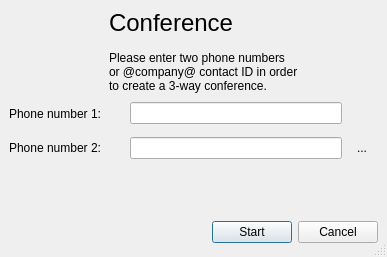
<?xml version="1.0" encoding="UTF-8"?>
<ui version="4.0">
 <class>ConferenceCallDialog</class>
 <widget class="QDialog" name="ConferenceCallDialog">
  <property name="geometry">
   <rect>
    <x>0</x>
    <y>0</y>
    <width>387</width>
    <height>257</height>
   </rect>
  </property>
  <property name="windowTitle">
   <string>@product@ - Create a Conference</string>
  </property>
  <property name="sizeGripEnabled">
   <bool>true</bool>
  </property>
  <layout class="QGridLayout">
   <property name="margin">
    <number>9</number>
   </property>
   <property name="spacing">
    <number>6</number>
   </property>
   <item row="2" column="0">
    <spacer>
     <property name="orientation">
      <enum>Qt::Vertical</enum>
     </property>
     <property name="sizeHint" stdset="0">
      <size>
       <width>369</width>
       <height>16</height>
      </size>
     </property>
    </spacer>
   </item>
   <item row="3" column="0">
    <layout class="QHBoxLayout">
     <property name="spacing">
      <number>6</number>
     </property>
     <property name="margin">
      <number>0</number>
     </property>
     <item>
      <spacer>
       <property name="orientation">
        <enum>Qt::Horizontal</enum>
       </property>
       <property name="sizeHint" stdset="0">
        <size>
         <width>131</width>
         <height>31</height>
        </size>
       </property>
      </spacer>
     </item>
     <item>
      <widget class="QPushButton" name="startButton">
       <property name="text">
        <string>Start</string>
       </property>
      </widget>
     </item>
     <item>
      <widget class="QPushButton" name="cancelButton">
       <property name="text">
        <string>Cancel</string>
       </property>
      </widget>
     </item>
    </layout>
   </item>
   <item row="0" column="0">
    <widget class="QLabel" name="headerLabel">
     <property name="palette">
      <palette>
       <active>
        <colorrole role="WindowText">
         <brush brushstyle="SolidPattern">
          <color alpha="255">
           <red>0</red>
           <green>0</green>
           <blue>0</blue>
          </color>
         </brush>
        </colorrole>
        <colorrole role="Button">
         <brush brushstyle="SolidPattern">
          <color alpha="255">
           <red>212</red>
           <green>208</green>
           <blue>200</blue>
          </color>
         </brush>
        </colorrole>
        <colorrole role="Light">
         <brush brushstyle="SolidPattern">
          <color alpha="255">
           <red>255</red>
           <green>255</green>
           <blue>255</blue>
          </color>
         </brush>
        </colorrole>
        <colorrole role="Midlight">
         <brush brushstyle="SolidPattern">
          <color alpha="255">
           <red>234</red>
           <green>229</green>
           <blue>220</blue>
          </color>
         </brush>
        </colorrole>
        <colorrole role="Dark">
         <brush brushstyle="SolidPattern">
          <color alpha="255">
           <red>128</red>
           <green>128</green>
           <blue>128</blue>
          </color>
         </brush>
        </colorrole>
        <colorrole role="Mid">
         <brush brushstyle="SolidPattern">
          <color alpha="255">
           <red>141</red>
           <green>139</green>
           <blue>133</blue>
          </color>
         </brush>
        </colorrole>
        <colorrole role="Text">
         <brush brushstyle="SolidPattern">
          <color alpha="255">
           <red>255</red>
           <green>255</green>
           <blue>255</blue>
          </color>
         </brush>
        </colorrole>
        <colorrole role="BrightText">
         <brush brushstyle="SolidPattern">
          <color alpha="255">
           <red>255</red>
           <green>255</green>
           <blue>255</blue>
          </color>
         </brush>
        </colorrole>
        <colorrole role="ButtonText">
         <brush brushstyle="SolidPattern">
          <color alpha="255">
           <red>0</red>
           <green>0</green>
           <blue>0</blue>
          </color>
         </brush>
        </colorrole>
        <colorrole role="Base">
         <brush brushstyle="SolidPattern">
          <color alpha="255">
           <red>255</red>
           <green>255</green>
           <blue>255</blue>
          </color>
         </brush>
        </colorrole>
        <colorrole role="Window">
         <brush brushstyle="SolidPattern">
          <color alpha="255">
           <red>212</red>
           <green>208</green>
           <blue>200</blue>
          </color>
         </brush>
        </colorrole>
        <colorrole role="Shadow">
         <brush brushstyle="SolidPattern">
          <color alpha="255">
           <red>64</red>
           <green>64</green>
           <blue>64</blue>
          </color>
         </brush>
        </colorrole>
        <colorrole role="Highlight">
         <brush brushstyle="SolidPattern">
          <color alpha="255">
           <red>10</red>
           <green>36</green>
           <blue>106</blue>
          </color>
         </brush>
        </colorrole>
        <colorrole role="HighlightedText">
         <brush brushstyle="SolidPattern">
          <color alpha="255">
           <red>255</red>
           <green>255</green>
           <blue>255</blue>
          </color>
         </brush>
        </colorrole>
        <colorrole role="Link">
         <brush brushstyle="SolidPattern">
          <color alpha="255">
           <red>0</red>
           <green>0</green>
           <blue>255</blue>
          </color>
         </brush>
        </colorrole>
        <colorrole role="LinkVisited">
         <brush brushstyle="SolidPattern">
          <color alpha="255">
           <red>255</red>
           <green>0</green>
           <blue>255</blue>
          </color>
         </brush>
        </colorrole>
        <colorrole role="AlternateBase">
         <brush brushstyle="SolidPattern">
          <color alpha="255">
           <red>232</red>
           <green>232</green>
           <blue>232</blue>
          </color>
         </brush>
        </colorrole>
       </active>
       <inactive>
        <colorrole role="WindowText">
         <brush brushstyle="SolidPattern">
          <color alpha="255">
           <red>0</red>
           <green>0</green>
           <blue>0</blue>
          </color>
         </brush>
        </colorrole>
        <colorrole role="Button">
         <brush brushstyle="SolidPattern">
          <color alpha="255">
           <red>212</red>
           <green>208</green>
           <blue>200</blue>
          </color>
         </brush>
        </colorrole>
        <colorrole role="Light">
         <brush brushstyle="SolidPattern">
          <color alpha="255">
           <red>255</red>
           <green>255</green>
           <blue>255</blue>
          </color>
         </brush>
        </colorrole>
        <colorrole role="Midlight">
         <brush brushstyle="SolidPattern">
          <color alpha="255">
           <red>234</red>
           <green>229</green>
           <blue>220</blue>
          </color>
         </brush>
        </colorrole>
        <colorrole role="Dark">
         <brush brushstyle="SolidPattern">
          <color alpha="255">
           <red>128</red>
           <green>128</green>
           <blue>128</blue>
          </color>
         </brush>
        </colorrole>
        <colorrole role="Mid">
         <brush brushstyle="SolidPattern">
          <color alpha="255">
           <red>141</red>
           <green>139</green>
           <blue>133</blue>
          </color>
         </brush>
        </colorrole>
        <colorrole role="Text">
         <brush brushstyle="SolidPattern">
          <color alpha="255">
           <red>255</red>
           <green>255</green>
           <blue>255</blue>
          </color>
         </brush>
        </colorrole>
        <colorrole role="BrightText">
         <brush brushstyle="SolidPattern">
          <color alpha="255">
           <red>255</red>
           <green>255</green>
           <blue>255</blue>
          </color>
         </brush>
        </colorrole>
        <colorrole role="ButtonText">
         <brush brushstyle="SolidPattern">
          <color alpha="255">
           <red>0</red>
           <green>0</green>
           <blue>0</blue>
          </color>
         </brush>
        </colorrole>
        <colorrole role="Base">
         <brush brushstyle="SolidPattern">
          <color alpha="255">
           <red>255</red>
           <green>255</green>
           <blue>255</blue>
          </color>
         </brush>
        </colorrole>
        <colorrole role="Window">
         <brush brushstyle="SolidPattern">
          <color alpha="255">
           <red>212</red>
           <green>208</green>
           <blue>200</blue>
          </color>
         </brush>
        </colorrole>
        <colorrole role="Shadow">
         <brush brushstyle="SolidPattern">
          <color alpha="255">
           <red>64</red>
           <green>64</green>
           <blue>64</blue>
          </color>
         </brush>
        </colorrole>
        <colorrole role="Highlight">
         <brush brushstyle="SolidPattern">
          <color alpha="255">
           <red>212</red>
           <green>208</green>
           <blue>200</blue>
          </color>
         </brush>
        </colorrole>
        <colorrole role="HighlightedText">
         <brush brushstyle="SolidPattern">
          <color alpha="255">
           <red>0</red>
           <green>0</green>
           <blue>0</blue>
          </color>
         </brush>
        </colorrole>
        <colorrole role="Link">
         <brush brushstyle="SolidPattern">
          <color alpha="255">
           <red>0</red>
           <green>0</green>
           <blue>255</blue>
          </color>
         </brush>
        </colorrole>
        <colorrole role="LinkVisited">
         <brush brushstyle="SolidPattern">
          <color alpha="255">
           <red>255</red>
           <green>0</green>
           <blue>255</blue>
          </color>
         </brush>
        </colorrole>
        <colorrole role="AlternateBase">
         <brush brushstyle="SolidPattern">
          <color alpha="255">
           <red>232</red>
           <green>232</green>
           <blue>232</blue>
          </color>
         </brush>
        </colorrole>
       </inactive>
       <disabled>
        <colorrole role="WindowText">
         <brush brushstyle="SolidPattern">
          <color alpha="255">
           <red>106</red>
           <green>104</green>
           <blue>100</blue>
          </color>
         </brush>
        </colorrole>
        <colorrole role="Button">
         <brush brushstyle="SolidPattern">
          <color alpha="255">
           <red>212</red>
           <green>208</green>
           <blue>200</blue>
          </color>
         </brush>
        </colorrole>
        <colorrole role="Light">
         <brush brushstyle="SolidPattern">
          <color alpha="255">
           <red>255</red>
           <green>255</green>
           <blue>255</blue>
          </color>
         </brush>
        </colorrole>
        <colorrole role="Midlight">
         <brush brushstyle="SolidPattern">
          <color alpha="255">
           <red>233</red>
           <green>231</green>
           <blue>227</blue>
          </color>
         </brush>
        </colorrole>
        <colorrole role="Dark">
         <brush brushstyle="SolidPattern">
          <color alpha="255">
           <red>128</red>
           <green>128</green>
           <blue>128</blue>
          </color>
         </brush>
        </colorrole>
        <colorrole role="Mid">
         <brush brushstyle="SolidPattern">
          <color alpha="255">
           <red>141</red>
           <green>139</green>
           <blue>133</blue>
          </color>
         </brush>
        </colorrole>
        <colorrole role="Text">
         <brush brushstyle="SolidPattern">
          <color alpha="255">
           <red>106</red>
           <green>104</green>
           <blue>100</blue>
          </color>
         </brush>
        </colorrole>
        <colorrole role="BrightText">
         <brush brushstyle="SolidPattern">
          <color alpha="255">
           <red>255</red>
           <green>255</green>
           <blue>255</blue>
          </color>
         </brush>
        </colorrole>
        <colorrole role="ButtonText">
         <brush brushstyle="SolidPattern">
          <color alpha="255">
           <red>106</red>
           <green>104</green>
           <blue>100</blue>
          </color>
         </brush>
        </colorrole>
        <colorrole role="Base">
         <brush brushstyle="SolidPattern">
          <color alpha="255">
           <red>212</red>
           <green>208</green>
           <blue>200</blue>
          </color>
         </brush>
        </colorrole>
        <colorrole role="Window">
         <brush brushstyle="SolidPattern">
          <color alpha="255">
           <red>212</red>
           <green>208</green>
           <blue>200</blue>
          </color>
         </brush>
        </colorrole>
        <colorrole role="Shadow">
         <brush brushstyle="SolidPattern">
          <color alpha="255">
           <red>0</red>
           <green>0</green>
           <blue>0</blue>
          </color>
         </brush>
        </colorrole>
        <colorrole role="Highlight">
         <brush brushstyle="SolidPattern">
          <color alpha="255">
           <red>10</red>
           <green>36</green>
           <blue>106</blue>
          </color>
         </brush>
        </colorrole>
        <colorrole role="HighlightedText">
         <brush brushstyle="SolidPattern">
          <color alpha="255">
           <red>255</red>
           <green>255</green>
           <blue>255</blue>
          </color>
         </brush>
        </colorrole>
        <colorrole role="Link">
         <brush brushstyle="SolidPattern">
          <color alpha="255">
           <red>0</red>
           <green>0</green>
           <blue>255</blue>
          </color>
         </brush>
        </colorrole>
        <colorrole role="LinkVisited">
         <brush brushstyle="SolidPattern">
          <color alpha="255">
           <red>255</red>
           <green>0</green>
           <blue>255</blue>
          </color>
         </brush>
        </colorrole>
        <colorrole role="AlternateBase">
         <brush brushstyle="SolidPattern">
          <color alpha="255">
           <red>232</red>
           <green>232</green>
           <blue>232</blue>
          </color>
         </brush>
        </colorrole>
       </disabled>
      </palette>
     </property>
     <property name="text">
      <string>&lt;span style=&quot; font-size:18pt;&quot;&gt;Conference&lt;/span&gt;&lt;br /&gt;&lt;br /&gt;Please enter two phone numbers &lt;/p&gt;&lt;p style=&quot; margin-top:0px; margin-bottom:0px; margin-left:0px; margin-right:0px; -qt-block-indent:0; text-indent:0px;&quot;&gt;or @company@ contact ID in order&lt;/p&gt;&lt;p style=&quot; margin-top:0px; margin-bottom:0px; margin-left:0px; margin-right:0px; -qt-block-indent:0; text-indent:0px;&quot;&gt;to create a 3-way conference.&lt;/p&gt;</string>
     </property>
     <property name="indent">
      <number>100</number>
     </property>
    </widget>
   </item>
   <item row="1" column="0">
    <layout class="QGridLayout">
     <property name="margin">
      <number>0</number>
     </property>
     <property name="spacing">
      <number>6</number>
     </property>
     <item row="0" column="1">
      <widget class="QLineEdit" name="phoneNumber1LineEdit">
       <property name="minimumSize">
        <size>
         <width>212</width>
         <height>0</height>
        </size>
       </property>
       <property name="maximumSize">
        <size>
         <width>212</width>
         <height>16777215</height>
        </size>
       </property>
      </widget>
     </item>
     <item row="1" column="1">
      <widget class="QLineEdit" name="phoneNumber2LineEdit">
       <property name="minimumSize">
        <size>
         <width>212</width>
         <height>0</height>
        </size>
       </property>
       <property name="maximumSize">
        <size>
         <width>212</width>
         <height>16777215</height>
        </size>
       </property>
      </widget>
     </item>
     <item row="1" column="0">
      <widget class="QLabel" name="label_2">
       <property name="text">
        <string>Phone number 2:</string>
       </property>
      </widget>
     </item>
     <item row="0" column="0">
      <widget class="QLabel" name="label">
       <property name="text">
        <string>Phone number 1:</string>
       </property>
      </widget>
     </item>
     <item row="0" column="2">
      <widget class="QToolButton" name="peer1ToolButton">
       <property name="minimumSize">
        <size>
         <width>28</width>
         <height>28</height>
        </size>
       </property>
       <property name="text">
        <string/>
       </property>
       <property name="icon">
        <iconset resource="../../../../resources/wengophone.qrc">
         <normaloff>:/pics/iconbar/add_contact.png</normaloff>:/pics/iconbar/add_contact.png</iconset>
       </property>
       <property name="iconSize">
        <size>
         <width>22</width>
         <height>22</height>
        </size>
       </property>
       <property name="autoRaise">
        <bool>true</bool>
       </property>
      </widget>
     </item>
     <item row="1" column="2">
      <widget class="QToolButton" name="peer2ToolButton">
       <property name="minimumSize">
        <size>
         <width>28</width>
         <height>28</height>
        </size>
       </property>
       <property name="text">
        <string>...</string>
       </property>
       <property name="icon">
        <iconset resource="../../../../resources/wengophone.qrc">
         <normaloff>:/pics/iconbar/add_contact.png</normaloff>:/pics/iconbar/add_contact.png</iconset>
       </property>
       <property name="iconSize">
        <size>
         <width>22</width>
         <height>22</height>
        </size>
       </property>
       <property name="autoRaise">
        <bool>true</bool>
       </property>
      </widget>
     </item>
    </layout>
   </item>
  </layout>
 </widget>
 <tabstops>
  <tabstop>phoneNumber1LineEdit</tabstop>
  <tabstop>phoneNumber2LineEdit</tabstop>
  <tabstop>peer1ToolButton</tabstop>
  <tabstop>peer2ToolButton</tabstop>
  <tabstop>startButton</tabstop>
  <tabstop>cancelButton</tabstop>
 </tabstops>
 <resources>
  <include location="../../../../resources/wengophone.qrc"/>
  <include location="../../../../resources/wengophone.qrc"/>
 </resources>
 <connections>
  <connection>
   <sender>cancelButton</sender>
   <signal>clicked()</signal>
   <receiver>ConferenceCallDialog</receiver>
   <slot>reject()</slot>
   <hints>
    <hint type="sourcelabel">
     <x>369</x>
     <y>253</y>
    </hint>
    <hint type="destinationlabel">
     <x>179</x>
     <y>282</y>
    </hint>
   </hints>
  </connection>
 </connections>
</ui>
